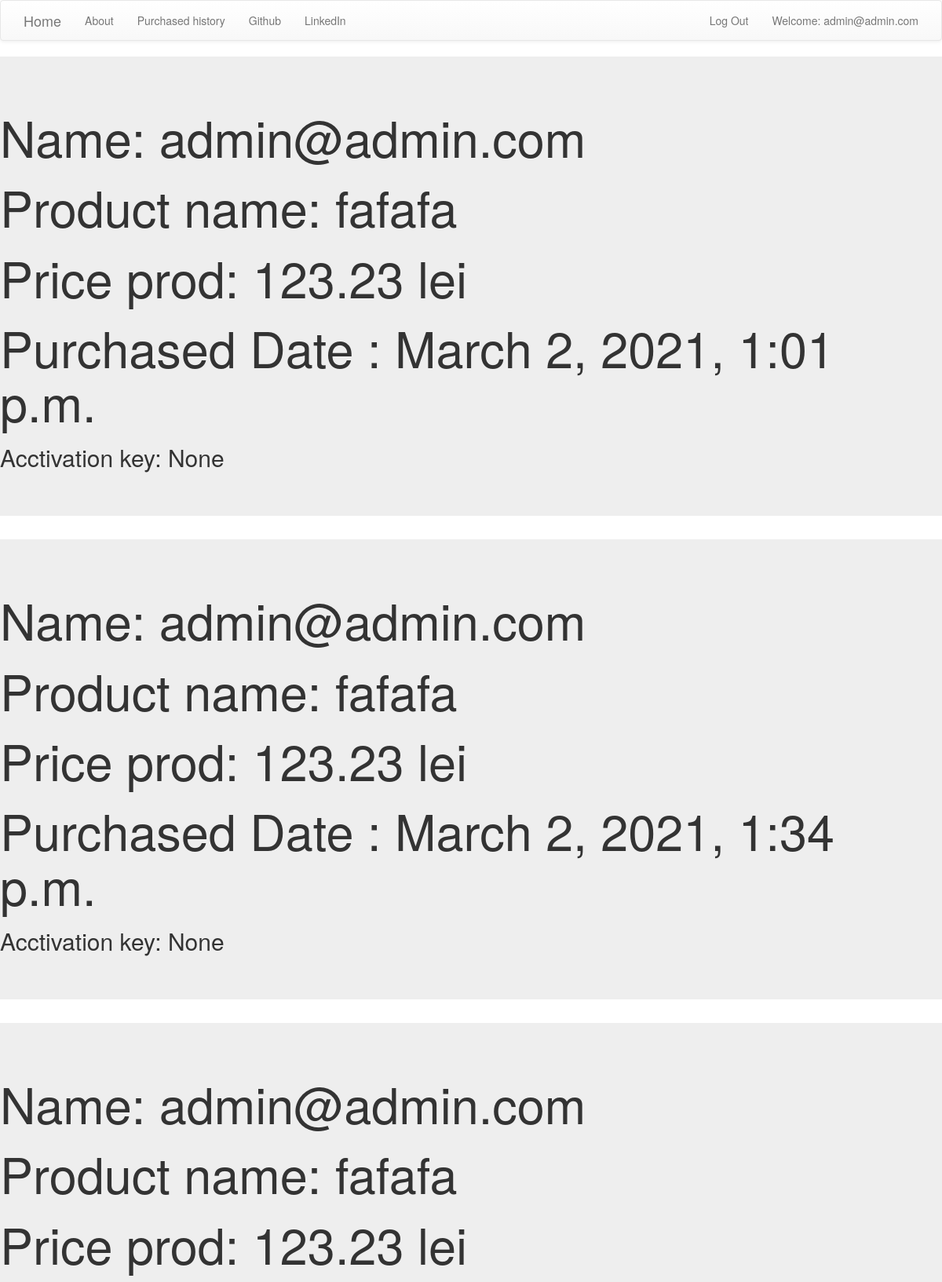
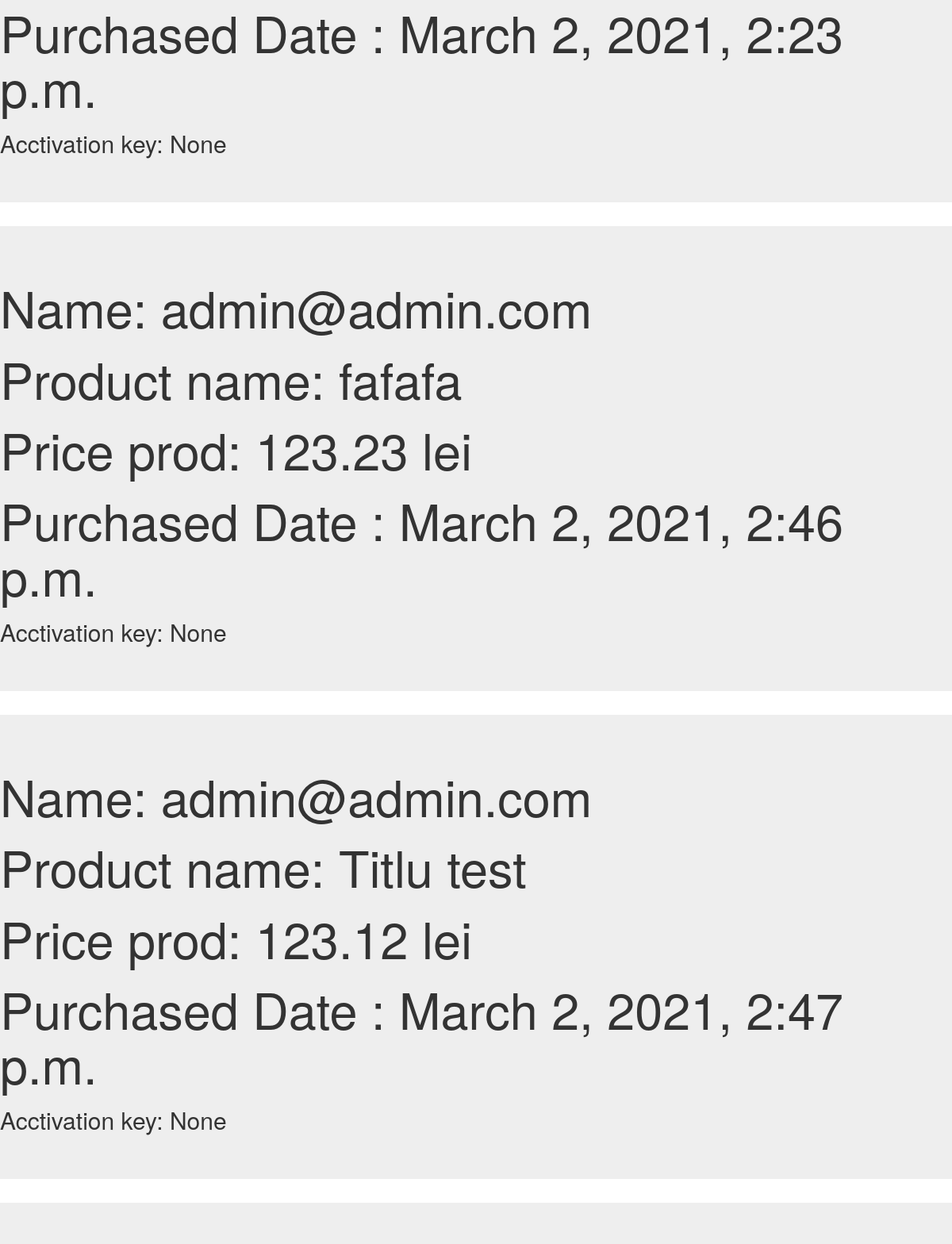
Screenshot of /purchased/ (signed in, upper part) with the database file from the repository (2 pictures, top to bottom).
### accounts/models.py (models this page shows, shortened)
class MyUser(AbstractBaseUser):
    email = models.EmailField(
        verbose_name='email address',
        max_length=255,
        unique=True,
    )
    is_active = models.BooleanField(default=True)
    is_admin = models.BooleanField(default=False)
    objects = MyUserManager()
    USERNAME_FIELD = 'email'
    REQUIRED_FIELDS = []
    def __str__(self):
        return self.email

class History(models.Model):
    author = models.ForeignKey('accounts.MyUser', on_delete=models.RESTRICT)
    item = models.ForeignKey('accounts.Product', on_delete=models.RESTRICT)
    date = models.DateTimeField(default=timezone.now)
    activation_code = models.IntegerField(null=True)

class Product(models.Model):
    name = models.TextField(null=False)
    price = models.FloatField(null=False)
    description = models.TextField(null=True)
    quantity = models.IntegerField(null=True)

### accounts/views.py (the view)
# urls.py: path("purchased/", views.Purchased.as_view(), name="purchased"),
class Purchased(ListView):
    template_name = "accounts/history.html"
    model = History

### templates/accounts/history.html
{% extends "accounts/home_list.html" %}
{% block content %}
    {% for form in history_list %}
        {% if form.author == request.user%}
            <div class="jumbotron">
            <h1>Name: {{ form.author }}</h1>
            <h1>Product name: {{ form.item.name }}</h1>
            <h1>Price prod: {{ form.item.price }} lei</h1>
            <h1>Purchased Date : {{ form.date }}</h1>
            <h2>Acctivation key: {{ form.activation_code }}</h2>
        </div>
    {% endif %}
    {% endfor %}
{% endblock %}

### templates/accounts/home_list.html (shortened to what this page needs)
<!DOCTYPE html>
<html lang="en">
<head>
    <link rel="stylesheet" href="https://maxcdn.bootstrapcdn.com/bootstrap/3.3.7/css/bootstrap.min.css">
<link rel="stylesheet" href="https://maxcdn.bootstrapcdn.com/bootstrap/3.3.7/css/bootstrap-theme.min.css">
</head>
<body>
<nav class="navbar navbar-default navbar-dark fixed-top custom-navbar">
    <div class="container">
        <ul class="nav navbar-nav">
            <li><a class="navbar-brand bigbrand" href="{% url "home_list" %}">Home</a></li>
            <li><a class="" href="{% url "home_list" %}">About</a></li>
            <li><a class="" href="{% url "purchased" %}">Purchased history</a></li>
            <li><a class="" href="https://www.github.com">Github</a></li>
            <li><a class="" href="https://www.linkedin.com">LinkedIn</a></li>
        </ul>
         <ul class="nav navbar-nav navbar-right">
        {% if request.user.is_authenticated %}
        <li>
            <a href="{% url 'logout' %}">Log Out</a>
        </li>
        <li>
            <a href="{% url 'money_balance' %}">Welcome: {{ user.email }}</a>
        </li>
        {% else %}
        <li><a class="nav navbar-right" href="{% url 'login' %}"><span class="glyphicon glyphicon-user"></span></a></li>
            <li><a class="nav navbar-right" href="{% url 'register_page' %}">Inregistrare</a></li>
        {% endif %}
    </div>
</nav>
{% block content %}{% endblock %}
</body>
</html>

### rows the page displays
MyUser: email "admin@admin.com"
History: author "admin@admin.com", item.name "fafafa", item.price "123.23", date "March 2, 2021, 1:01 p.m.", activation_code "None"
History: author "admin@admin.com", item.name "fafafa", item.price "123.23", date "March 2, 2021, 1:34 p.m.", activation_code "None"
History: author "admin@admin.com", item.name "fafafa", item.price "123.23", date "March 2, 2021, 2:23 p.m.", activation_code "None"
History: author "admin@admin.com", item.name "fafafa", item.price "123.23", date "March 2, 2021, 2:46 p.m.", activation_code "None"
History: author "admin@admin.com", item.name "Titlu test", item.price "123.12", date "March 2, 2021, 2:47 p.m.", activation_code "None"
